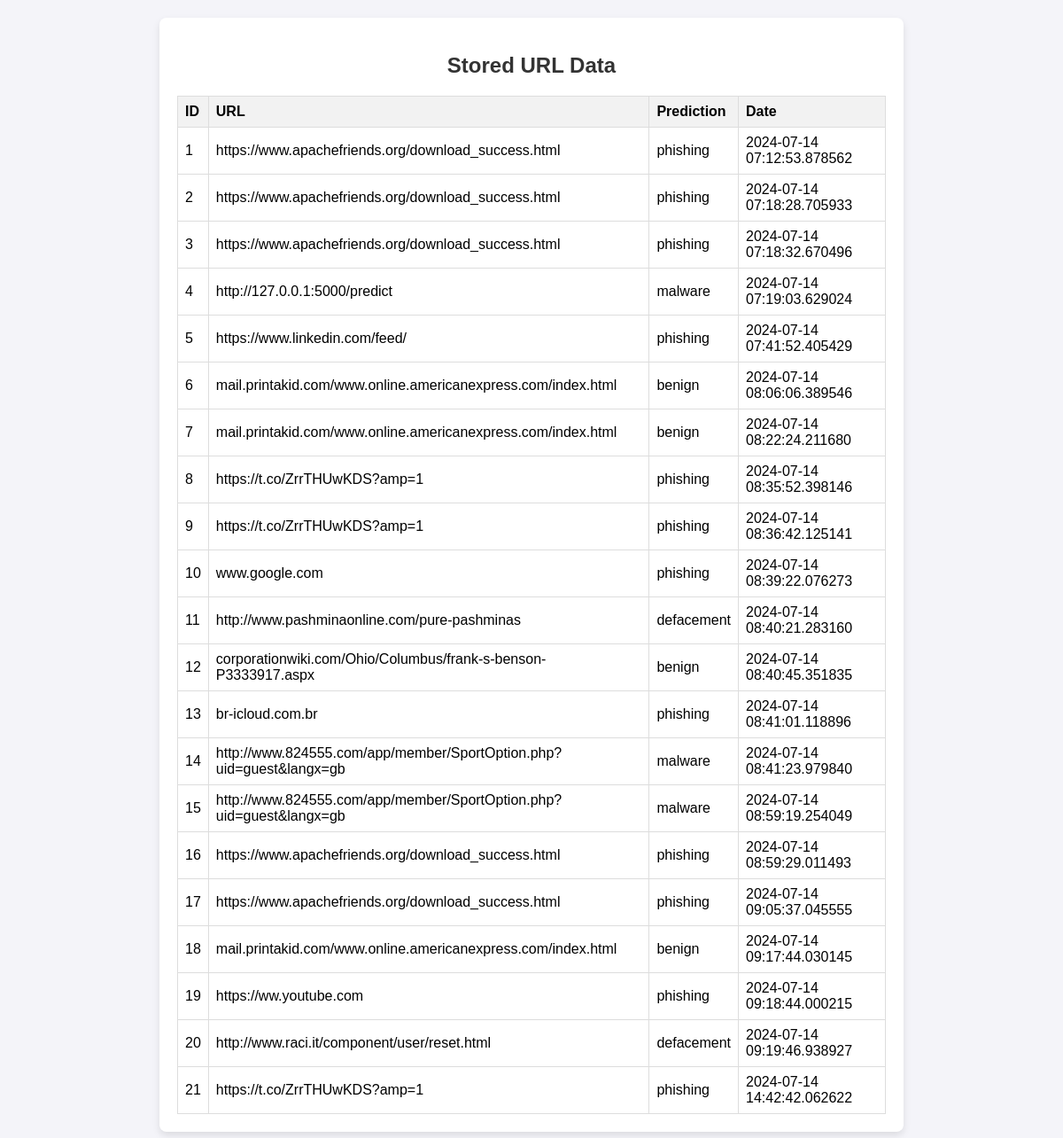
The page /view_data (signed in) on the database its author committed.
### app.py (models this page shows, shortened)
class URLData(db.Model):
    id = db.Column(db.Integer, primary_key=True)
    url = db.Column(db.String(500), nullable=False)
    prediction = db.Column(db.String(50), nullable=False)
    date = db.Column(db.DateTime, default=datetime.utcnow)

### app.py (the view)
@app.route('/view_data')
@login_required
def view_data():
    all_urls = URLData.query.all()
    return render_template('view_data.html', urls=all_urls)

### app.py (called while the page is built)
@login_manager.user_loader
def load_user(user_id):
    return User.query.get(int(user_id))

### templates/view_data.html (shortened to what this page needs)
<!DOCTYPE html>
<html lang="en">
<head>
</head>
<body>
    <div class="container">
        <h2>Stored URL Data</h2>
        <table>
            <thead>
                <tr>
                    <th>ID</th>
                    <th>URL</th>
                    <th>Prediction</th>
                    <th>Date</th>
                </tr>
            </thead>
            <tbody>
                {% for url_data in urls %}
                <tr>
                    <td>{{ url_data.id }}</td>
                    <td>{{ url_data.url }}</td>
                    <td>{{ url_data.prediction }}</td>
                    <td>{{ url_data.date }}</td>
                </tr>
                {% endfor %}
            </tbody>
        </table>
    </div>
</body>
</html>

### templates/view_data.html (style rules this page uses)
body { font-family: Arial, sans-serif; background-color: #f4f4f9; margin: 0; padding: 20px; }
.container { max-width: 800px; margin: 0 auto; background-color: #fff; padding: 20px; box-shadow: 0 4px 8px rgba(0, 0, 0, 0.1); border-radius: 8px; }
h2 { text-align: center; color: #333; }
table { width: 100%; border-collapse: collapse; margin-top: 20px; }
table, th, td { border: 1px solid #ddd; }
th, td { padding: 8px; text-align: left; }
th { background-color: #f2f2f2; }

### rows shown on the page
URLData: id "1", url "https://www.apachefriends.org/download_success.html", prediction "phishing", date "2024-07-14 07:12:53.878562"
URLData: id "2", url "https://www.apachefriends.org/download_success.html", prediction "phishing", date "2024-07-14 07:18:28.705933"
URLData: id "3", url "https://www.apachefriends.org/download_success.html", prediction "phishing", date "2024-07-14 07:18:32.670496"
URLData: id "4", url "http://127.0.0.1:5000/predict", prediction "malware", date "2024-07-14 07:19:03.629024"
URLData: id "5", url "https://www.linkedin.com/feed/", prediction "phishing", date "2024-07-14 07:41:52.405429"
URLData: id "6", url "mail.printakid.com/www.online.americanexpress.com/index.html", prediction "benign", date "2024-07-14 08:06:06.389546"
URLData: id "7", url "mail.printakid.com/www.online.americanexpress.com/index.html", prediction "benign", date "2024-07-14 08:22:24.211680"
URLData: id "8", url "https://t.co/ZrrTHUwKDS?amp=1", prediction "phishing", date "2024-07-14 08:35:52.398146"
URLData: id "9", url "https://t.co/ZrrTHUwKDS?amp=1", prediction "phishing", date "2024-07-14 08:36:42.125141"
URLData: id "10", url "www.google.com", prediction "phishing", date "2024-07-14 08:39:22.076273"
URLData: id "11", url "http://www.pashminaonline.com/pure-pashminas", prediction "defacement", date "2024-07-14 08:40:21.283160"
URLData: id "12", url "corporationwiki.com/Ohio/Columbus/frank-s-benson-P3333917.aspx", prediction "benign", date "2024-07-14 08:40:45.351835"
URLData: id "13", url "br-icloud.com.br", prediction "phishing", date "2024-07-14 08:41:01.118896"
URLData: id "14", url "http://www.824555.com/app/member/SportOption.php?uid=guest&langx=gb", prediction "malware", date "2024-07-14 08:41:23.979840"
URLData: id "15", url "http://www.824555.com/app/member/SportOption.php?uid=guest&langx=gb", prediction "malware", date "2024-07-14 08:59:19.254049"
URLData: id "16", url "https://www.apachefriends.org/download_success.html", prediction "phishing", date "2024-07-14 08:59:29.011493"
URLData: id "17", url "https://www.apachefriends.org/download_success.html", prediction "phishing", date "2024-07-14 09:05:37.045555"
URLData: id "18", url "mail.printakid.com/www.online.americanexpress.com/index.html", prediction "benign", date "2024-07-14 09:17:44.030145"
URLData: id "19", url "https://ww.youtube.com", prediction "phishing", date "2024-07-14 09:18:44.000215"
URLData: id "20", url "http://www.raci.it/component/user/reset.html", prediction "defacement", date "2024-07-14 09:19:46.938927"
URLData: id "21", url "https://t.co/ZrrTHUwKDS?amp=1", prediction "phishing", date "2024-07-14 14:42:42.062622"
